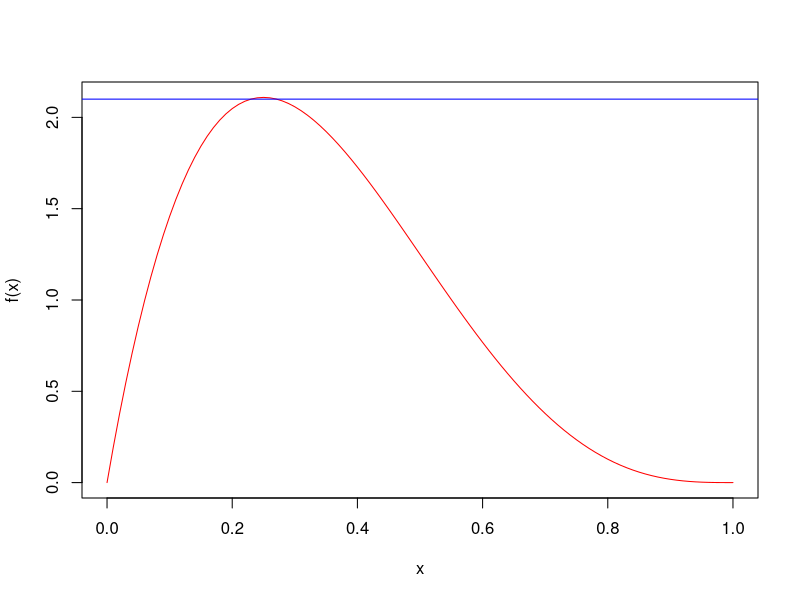
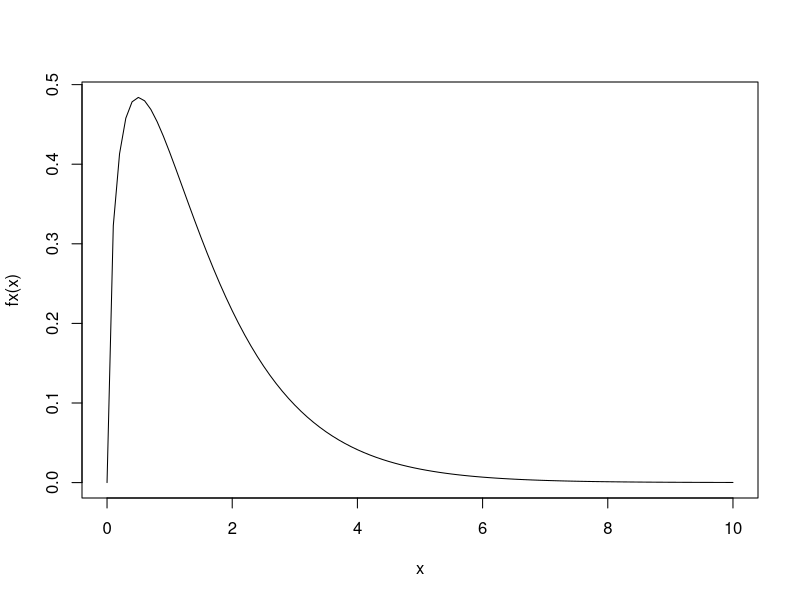
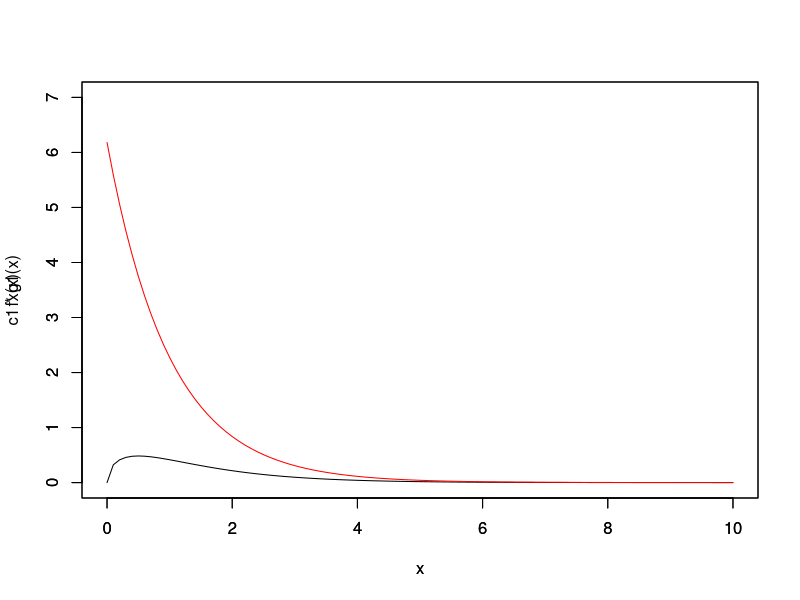
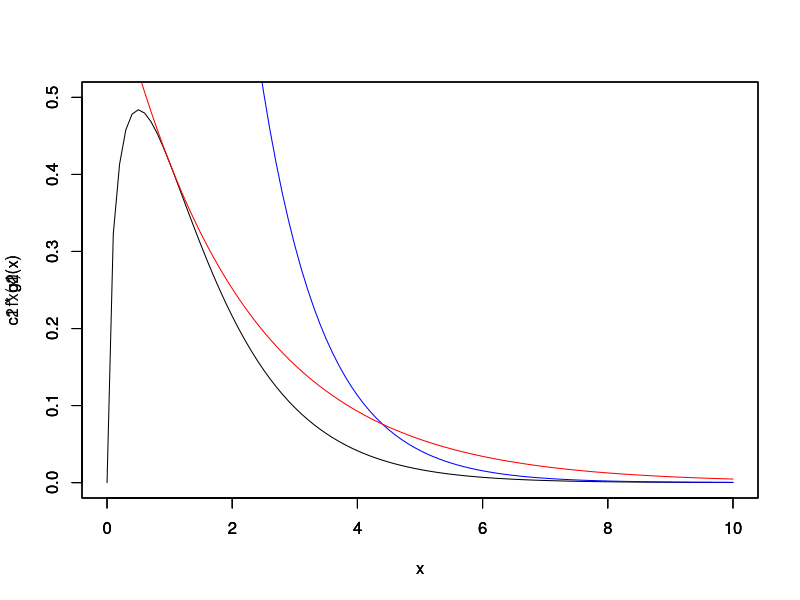
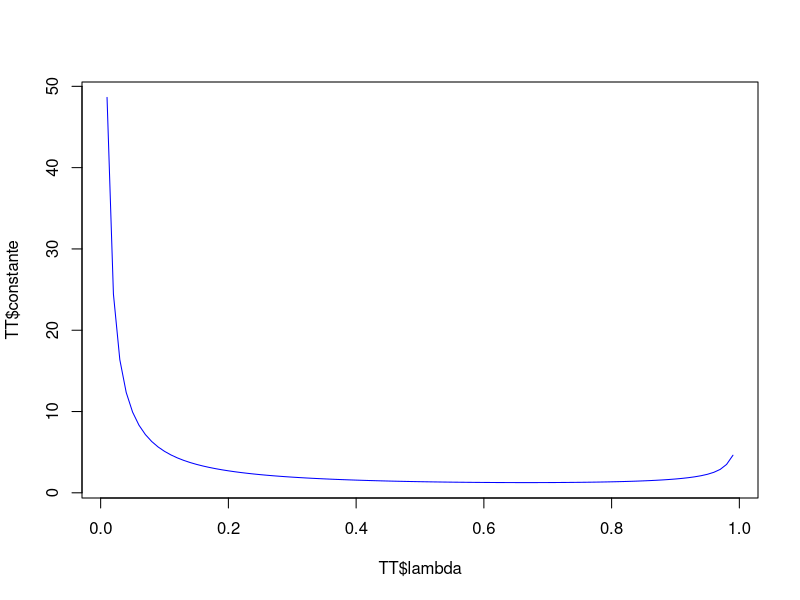

Write R code to recreate these figures, in order.
# Transformada Inversa: F DISTRIBUCION considerada debe ser invertible
# Se iguala F(X) = U y de despeja X. Luego se genera un numero aleatorio U y se construye X con la formula encontrada.
# Simulacion de X niforme en [a,b] a partir de U uniforme en [0,1]
# Sabemos que F(x) = (x-1)/(b-a), entonces F(x) = U implica que X = a + (b-a)U    (escala y traslada)

# Método de rechazo
# F DISTR. QUE SE QUIERE GENERARR
fx <- function(x){
  return(20*x*(1-x)^3)
}
plot(seq(0,1,by=0.01),fx(seq(0,1,by=0.01)),type='l', col ='red',
ylab='f(x)',xlab='x')
abline(h=2.1, col='blue') # h \aprrox c

# G DISTR. DE REFERENCIA (uniforme en [0,1])
gx <- function(x){
  return(1)
}

# Cálculo de la constante c COMO MAXIMO DE LA FUNCION f/g
optimize(f=function(x){fx(x)/gx(x)},interval=c(0,1),maximum = TRUE)

fx(0.25)

# Implementacion;no siempre se generaran v.a. VALIDAS!!!
dc <- function(){
  Y <- runif(1) # de la densidad g, podría ser exp, etc la que sea util
  U <- runif(1)
  c <- optimize(f=function(x){fx(x)/gx(x)},interval=c(0,1),maximum = TRUE)$objective
  if (U <=fx(Y)/(c*gx(Y))){
    return (Y)
  } else{
    return (NA)
  }
}

res <-replicate(1000,dc())
sum(is.na(res)) # Valores fallidos al generar la va
sum(!is.na(res)) # Valores validos de la distribución

##################################
# Metodo de aceptacion y rechazo #
##################################
fx <- function(x){
  return((2/sqrt(pi))*x^(1/2)*exp(-x))
}

x <- seq(0,10, by = 0.1)
plot(x, fx(x), type = "l")

# Funcion envolvente
g1 <- function(x){
  return(exp(-x))
}

plot(x, fx(x), type = "l", ylim = c(0,7))
par(new = TRUE)
# Constante
c1 <- optimize(f = function(x){fx(x)/g1(x)}, interval = c(0,30), maximum = TRUE)$objective  # tengo que generar c1 variables para aceptar una
plot(x, c1*g1(x), type = "l", col = "red", ylim = c(0,7))

gamma_sim <- function(x){
  # Generamos Y
  Y <- -log(runif(1))
  # Verificacion
  if(runif(1) <= (fx(Y)/(c1*g1(Y)))){
    return(Y)
  } else {
    return(NA)
  }
}

res <- sapply(1:10000, function(k){gamma_sim()})
length(res[is.na(res)])
length(res[!is.na(res)])

# Funcion envolvente 02
g2 <- function(x){
  return(0.5*exp(-0.5*x))
}

plot(x, fx(x), type = "l", ylim = c(0,0.5))
par(new = TRUE)
# Constante
plot(x, c1*g1(x), type = "l", col = "blue", ylim = c(0,0.5))
par(new = TRUE)
# Constante
c2 <- optimize(f = function(x){fx(x)/g2(x)}, interval = c(0,30), maximum = TRUE)$objective  # tengo que generar c1 variables para aceptar una
plot(x, c2*g2(x), type = "l", col = "red", ylim = c(0,0.5))

gamma_sim02 <- function(x){
  # Generamos Y
  Y <- -2*log(runif(1))
  # Verificacion
  if(runif(1) <= (fx(Y)/(c1*g1(Y)))){
    return(Y)
  } else {
    return(NA)
  }
}

res <- sapply(1:10000, function(k){gamma_sim02()})
length(res[is.na(res)])
length(res[!is.na(res)])
length(res)/length(res[is.na(res)]) # total/aceptadas
c2 # valor anterior es aproximacion de c2

# Envolvente exponencial generica
g3 <- function(x, lambda){
  return(lambda*exp(-lambda*x))
}
# Búsqueda del valor de lambda
res <- sapply(seq(0.01, 0.99, by = 0.01), function(k){
  optimize(f = function(x){fx(x)/g3(x, k)}, interval = c(0,30), maximum = TRUE)$objective
})
library(data.table)
TT <- data.table(lambda = seq(0.01, 0.99, by = 0.01), constante = res )
TT[which.min(TT$constante),]
plot(TT$lambda, TT$constante, type = "l", col = "blue")

# Generacion de variables aleatoria normales
normal_sim <- function(){
  Y1 <- -log(runif(1))
  Y2 <- -log(runif(1))
  if(Y2 - (Y1-1)^2/2 > 0){
    U <- runif(1)
    if(U <= 0.5){
      return(Y1)
    } else {
      return(-Y1)
    }
  } else {
    return(NA)
  }
}
res <- sapply(1:10000, function(k){        # se puede volver vector a una lista con el comando unlist(lista)
  normal_sim()
})
length(res[is.na(res)])
length(res[!is.na(res)])
length(res)/ length(res[!is.na(res)]) # Aproximacion de la constante de la distribucion geometrica de la aceptacion
mean(res[!is.na(res)])
sd(res[!is.na(res)])

# Para las otras normales hacer: mu + sigma*Z con Z normal(0,1) generada      

################
# Metodo Polar #
################
normal_polar <- function(){
V1 <- 2*runif(1) - 1
V2 <- 2*runif(1) - 1
S <- V1^2 + V2^2
  if(S <= 1){
    X <- sqrt((-2*log(S))/S)*V1
    Y <- sqrt((-2*log(S))/S)*V2
    return(c(X,Y))
  } else {
    return(c(NA, NA))
  }
}

res <- sapply(1:1000, function(k){
  normal_polar()
})
length(res)
